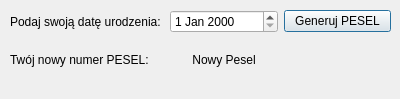
<?xml version="1.0" encoding="UTF-8"?>
<ui version="4.0">
 <class>Dialog</class>
 <widget class="QDialog" name="Dialog">
  <property name="geometry">
   <rect>
    <x>0</x>
    <y>0</y>
    <width>400</width>
    <height>99</height>
   </rect>
  </property>
  <property name="windowTitle">
   <string>Dialog</string>
  </property>
  <widget class="QWidget" name="gridLayoutWidget">
   <property name="geometry">
    <rect>
     <x>10</x>
     <y>10</y>
     <width>381</width>
     <height>71</height>
    </rect>
   </property>
   <layout class="QGridLayout" name="gridLayout">
    <item row="0" column="2">
     <widget class="QDateEdit" name="birthDate"/>
    </item>
    <item row="0" column="1">
     <widget class="QLabel" name="giveMeDateLbl">
      <property name="text">
       <string>Podaj swoją datę urodzenia: </string>
      </property>
     </widget>
    </item>
    <item row="0" column="3">
     <widget class="QPushButton" name="generateBtn">
      <property name="text">
       <string>Generuj PESEL</string>
      </property>
     </widget>
    </item>
    <item row="1" column="1">
     <widget class="QLabel" name="newPeselInfoLbl">
      <property name="text">
       <string>Twój nowy numer PESEL: </string>
      </property>
     </widget>
    </item>
    <item row="1" column="2">
     <widget class="QLabel" name="newPesel">
      <property name="text">
       <string>Nowy Pesel</string>
      </property>
      <property name="alignment">
       <set>Qt::AlignCenter</set>
      </property>
     </widget>
    </item>
   </layout>
  </widget>
 </widget>
 <resources/>
 <connections/>
</ui>
